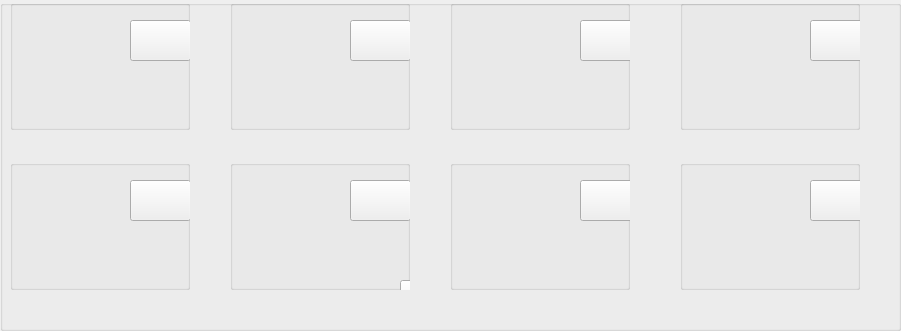
      <widget class="QGroupBox" name="groupBox_11">
       <property name="geometry">
        <rect>
         <x>130</x>
         <y>20</y>
         <width>901</width>
         <height>331</height>
        </rect>
       </property>
       <property name="title">
        <string/>
       </property>
       <widget class="QGroupBox" name="groupBox_3">
        <property name="geometry">
         <rect>
          <x>10</x>
          <y>0</y>
          <width>180</width>
          <height>130</height>
         </rect>
        </property>
        <property name="title">
         <string/>
        </property>
        <widget class="QLabel" name="label_food1">
         <property name="geometry">
          <rect>
           <x>0</x>
           <y>0</y>
           <width>120</width>
           <height>80</height>
          </rect>
         </property>
         <property name="styleSheet">
          <string notr="true">image: url(:/pic_tabBox/11S204/xiangtianwang.jpg);</string>
         </property>
         <property name="text">
          <string/>
         </property>
        </widget>
        <widget class="QLabel" name="label_desc">
         <property name="geometry">
          <rect>
           <x>10</x>
           <y>90</y>
           <width>161</width>
           <height>16</height>
          </rect>
         </property>
         <property name="font">
          <font>
           <family>微软雅黑</family>
           <weight>75</weight>
           <bold>true</bold>
          </font>
         </property>
         <property name="text">
          <string/>
         </property>
        </widget>
        <widget class="QLabel" name="label_value">
         <property name="geometry">
          <rect>
           <x>10</x>
           <y>110</y>
           <width>41</width>
           <height>16</height>
          </rect>
         </property>
         <property name="font">
          <font>
           <family>等线</family>
           <pointsize>12</pointsize>
           <weight>75</weight>
           <bold>true</bold>
          </font>
         </property>
         <property name="text">
          <string/>
         </property>
        </widget>
        <widget class="QPushButton" name="pushButton_get">
         <property name="geometry">
          <rect>
           <x>120</x>
           <y>20</y>
           <width>61</width>
           <height>41</height>
          </rect>
         </property>
         <property name="cursor">
          <cursorShape>OpenHandCursor</cursorShape>
         </property>
         <property name="styleSheet">
          <string notr="true">image: url(:/pic_tabBox/11S204/basket-filled-50.png);</string>
         </property>
         <property name="text">
          <string/>
         </property>
        </widget>
       </widget>
       <widget class="QGroupBox" name="groupBox_4">
        <property name="geometry">
         <rect>
          <x>230</x>
          <y>0</y>
          <width>180</width>
          <height>130</height>
         </rect>
        </property>
        <property name="title">
         <string/>
        </property>
        <widget class="QLabel" name="label_food1_2">
         <property name="geometry">
          <rect>
           <x>0</x>
           <y>0</y>
           <width>120</width>
           <height>80</height>
          </rect>
         </property>
         <property name="styleSheet">
          <string notr="true">image: url(:/pic_tabBox/11S204/jirouchang.jpg);</string>
         </property>
         <property name="text">
          <string/>
         </property>
        </widget>
        <widget class="QLabel" name="label_desc_2">
         <property name="geometry">
          <rect>
           <x>10</x>
           <y>90</y>
           <width>161</width>
           <height>16</height>
          </rect>
         </property>
         <property name="font">
          <font>
           <family>微软雅黑</family>
           <weight>75</weight>
           <bold>true</bold>
          </font>
         </property>
         <property name="text">
          <string/>
         </property>
        </widget>
        <widget class="QLabel" name="label_value_2">
         <property name="geometry">
          <rect>
           <x>10</x>
           <y>110</y>
           <width>41</width>
           <height>16</height>
          </rect>
         </property>
         <property name="font">
          <font>
           <family>等线</family>
           <pointsize>12</pointsize>
           <weight>75</weight>
           <bold>true</bold>
          </font>
         </property>
         <property name="text">
          <string/>
         </property>
        </widget>
        <widget class="QPushButton" name="pushButton_get_2">
         <property name="geometry">
          <rect>
           <x>120</x>
           <y>20</y>
           <width>61</width>
           <height>41</height>
          </rect>
         </property>
         <property name="cursor">
          <cursorShape>OpenHandCursor</cursorShape>
         </property>
         <property name="styleSheet">
          <string notr="true">image: url(:/pic_tabBox/11S204/basket-filled-50.png);</string>
         </property>
         <property name="text">
          <string/>
         </property>
        </widget>
       </widget>
       <widget class="QGroupBox" name="groupBox_7">
        <property name="geometry">
         <rect>
          <x>10</x>
          <y>160</y>
          <width>180</width>
          <height>130</height>
         </rect>
        </property>
        <property name="title">
         <string/>
        </property>
        <widget class="QLabel" name="label_food1_5">
         <property name="geometry">
          <rect>
           <x>0</x>
           <y>0</y>
           <width>120</width>
           <height>80</height>
          </rect>
         </property>
         <property name="styleSheet">
          <string notr="true">image: url(:/pic_tabBox/11S204/moxigelaweidianxinmian.jpg);</string>
         </property>
         <property name="text">
          <string/>
         </property>
        </widget>
        <widget class="QLabel" name="label_desc_5">
         <property name="geometry">
          <rect>
           <x>10</x>
           <y>90</y>
           <width>161</width>
           <height>16</height>
          </rect>
         </property>
         <property name="font">
          <font>
           <family>微软雅黑</family>
           <weight>75</weight>
           <bold>true</bold>
          </font>
         </property>
         <property name="text">
          <string/>
         </property>
        </widget>
        <widget class="QLabel" name="label_value_5">
         <property name="geometry">
          <rect>
           <x>10</x>
           <y>110</y>
           <width>41</width>
           <height>16</height>
          </rect>
         </property>
         <property name="font">
          <font>
           <family>等线</family>
           <pointsize>12</pointsize>
           <weight>75</weight>
           <bold>true</bold>
          </font>
         </property>
         <property name="text">
          <string/>
         </property>
        </widget>
        <widget class="QPushButton" name="pushButton_get_5">
         <property name="geometry">
          <rect>
           <x>120</x>
           <y>20</y>
           <width>61</width>
           <height>41</height>
          </rect>
         </property>
         <property name="cursor">
          <cursorShape>OpenHandCursor</cursorShape>
         </property>
         <property name="styleSheet">
          <string notr="true">image: url(:/pic_tabBox/11S204/basket-filled-50.png);</string>
         </property>
         <property name="text">
          <string/>
         </property>
        </widget>
       </widget>
       <widget class="QGroupBox" name="groupBox_8">
        <property name="geometry">
         <rect>
          <x>230</x>
          <y>160</y>
          <width>180</width>
          <height>130</height>
         </rect>
        </property>
        <property name="title">
         <string/>
        </property>
        <widget class="QLabel" name="label_food1_6">
         <property name="geometry">
          <rect>
           <x>0</x>
           <y>0</y>
           <width>120</width>
           <height>80</height>
          </rect>
         </property>
         <property name="styleSheet">
          <string notr="true">image: url(:/pic_tabBox/11S204/daliyuanheimi.JPEG);
</string>
         </property>
         <property name="text">
          <string/>
         </property>
        </widget>
        <widget class="QLabel" name="label_desc_6">
         <property name="geometry">
          <rect>
           <x>10</x>
           <y>90</y>
           <width>161</width>
           <height>16</height>
          </rect>
         </property>
         <property name="font">
          <font>
           <family>微软雅黑</family>
           <weight>75</weight>
           <bold>true</bold>
          </font>
         </property>
         <property name="text">
          <string/>
         </property>
        </widget>
        <widget class="QLabel" name="label_value_6">
         <property name="geometry">
          <rect>
           <x>10</x>
           <y>110</y>
           <width>41</width>
           <height>16</height>
          </rect>
         </property>
         <property name="font">
          <font>
           <family>等线</family>
           <pointsize>12</pointsize>
           <weight>75</weight>
           <bold>true</bold>
          </font>
         </property>
         <property name="text">
          <string/>
         </property>
        </widget>
        <widget class="QPushButton" name="pushButton_get_6">
         <property name="geometry">
          <rect>
           <x>170</x>
           <y>120</y>
           <width>61</width>
           <height>41</height>
          </rect>
         </property>
         <property name="styleSheet">
          <string notr="true">image: url(:/pic_tabBox/11S204/basket-filled-50.png);</string>
         </property>
         <property name="text">
          <string/>
         </property>
        </widget>
        <widget class="QPushButton" name="pushButton_get_7">
         <property name="geometry">
          <rect>
           <x>120</x>
           <y>20</y>
           <width>61</width>
           <height>41</height>
          </rect>
         </property>
         <property name="styleSheet">
          <string notr="true">image: url(:/pic_tabBox/11S204/basket-filled-50.png);</string>
         </property>
         <property name="text">
          <string/>
         </property>
        </widget>
       </widget>
       <widget class="QGroupBox" name="groupBox_9">
        <property name="geometry">
         <rect>
          <x>450</x>
          <y>160</y>
          <width>180</width>
          <height>130</height>
         </rect>
        </property>
        <property name="title">
         <string/>
        </property>
        <widget class="QLabel" name="label_food1_7">
         <property name="geometry">
          <rect>
           <x>0</x>
           <y>0</y>
           <width>120</width>
           <height>80</height>
          </rect>
         </property>
         <property name="styleSheet">
          <string notr="true">image: url(:/pic_tabBox/11S204/daliyuanyouyican.jpg);</string>
         </property>
         <property name="text">
          <string/>
         </property>
        </widget>
        <widget class="QLabel" name="label_desc_7">
         <property name="geometry">
          <rect>
           <x>10</x>
           <y>90</y>
           <width>161</width>
           <height>16</height>
          </rect>
         </property>
         <property name="font">
          <font>
           <family>微软雅黑</family>
           <weight>75</weight>
           <bold>true</bold>
          </font>
         </property>
         <property name="text">
          <string/>
         </property>
        </widget>
        <widget class="QLabel" name="label_value_7">
         <property name="geometry">
          <rect>
           <x>10</x>
           <y>110</y>
           <width>41</width>
           <height>16</height>
          </rect>
         </property>
         <property name="font">
          <font>
           <family>等线</family>
           <pointsize>12</pointsize>
           <weight>75</weight>
           <bold>true</bold>
          </font>
         </property>
         <property name="text">
          <string/>
         </property>
        </widget>
        <widget class="QPushButton" name="pushButton_get_8">
         <property name="geometry">
          <rect>
           <x>130</x>
           <y>20</y>
           <width>61</width>
           <height>41</height>
          </rect>
         </property>
         <property name="cursor">
          <cursorShape>OpenHandCursor</cursorShape>
         </property>
         <property name="styleSheet">
          <string notr="true">image: url(:/pic_tabBox/11S204/basket-filled-50.png);</string>
         </property>
         <property name="text">
          <string/>
         </property>
        </widget>
       </widget>
       <widget class="QGroupBox" name="groupBox_10">
        <property name="geometry">
         <rect>
          <x>680</x>
          <y>160</y>
          <width>180</width>
          <height>130</height>
         </rect>
        </property>
        <property name="title">
         <string/>
        </property>
        <widget class="QLabel" name="label_food1_8">
         <property name="geometry">
          <rect>
           <x>0</x>
           <y>0</y>
           <width>120</width>
           <height>80</height>
          </rect>
         </property>
         <property name="styleSheet">
          <string notr="true">image: url(:/pic_tabBox/11S204/xizhilangyoulemeixaingyu.jpg);</string>
         </property>
         <property name="text">
          <string/>
         </property>
        </widget>
        <widget class="QLabel" name="label_desc_8">
         <property name="geometry">
          <rect>
           <x>10</x>
           <y>90</y>
           <width>161</width>
           <height>16</height>
          </rect>
         </property>
         <property name="font">
          <font>
           <family>微软雅黑</family>
           <weight>75</weight>
           <bold>true</bold>
          </font>
         </property>
         <property name="text">
          <string/>
         </property>
        </widget>
        <widget class="QLabel" name="label_value_8">
         <property name="geometry">
          <rect>
           <x>10</x>
           <y>110</y>
           <width>41</width>
           <height>16</height>
          </rect>
         </property>
         <property name="font">
          <font>
           <family>等线</family>
           <pointsize>12</pointsize>
           <weight>75</weight>
           <bold>true</bold>
          </font>
         </property>
         <property name="text">
          <string/>
         </property>
        </widget>
        <widget class="QPushButton" name="pushButton_get_9">
         <property name="geometry">
          <rect>
           <x>130</x>
           <y>20</y>
           <width>61</width>
           <height>41</height>
          </rect>
         </property>
         <property name="cursor">
          <cursorShape>PointingHandCursor</cursorShape>
         </property>
         <property name="styleSheet">
          <string notr="true">image: url(:/pic_tabBox/11S204/basket-filled-50.png);</string>
         </property>
         <property name="text">
          <string/>
         </property>
        </widget>
       </widget>
       <widget class="QGroupBox" name="groupBox_5">
        <property name="geometry">
         <rect>
          <x>450</x>
          <y>0</y>
          <width>180</width>
          <height>130</height>
         </rect>
        </property>
        <property name="title">
         <string/>
        </property>
        <widget class="QLabel" name="label_food1_3">
         <property name="geometry">
          <rect>
           <x>0</x>
           <y>0</y>
           <width>120</width>
           <height>80</height>
          </rect>
         </property>
         <property name="styleSheet">
          <string notr="true">image: url(:/pic_tabBox/11S204/kangshifulaotan.jpg);</string>
         </property>
         <property name="text">
          <string/>
         </property>
        </widget>
        <widget class="QLabel" name="label_desc_3">
         <property name="geometry">
          <rect>
           <x>10</x>
           <y>90</y>
           <width>161</width>
           <height>16</height>
          </rect>
         </property>
         <property name="font">
          <font>
           <family>微软雅黑</family>
           <weight>75</weight>
           <bold>true</bold>
          </font>
         </property>
         <property name="text">
          <string/>
         </property>
        </widget>
        <widget class="QLabel" name="label_value_3">
         <property name="geometry">
          <rect>
           <x>10</x>
           <y>110</y>
           <width>41</width>
           <height>16</height>
          </rect>
         </property>
         <property name="font">
          <font>
           <family>等线</family>
           <pointsize>12</pointsize>
           <weight>75</weight>
           <bold>true</bold>
          </font>
         </property>
         <property name="text">
          <string/>
         </property>
        </widget>
        <widget class="QPushButton" name="pushButton_get_3">
         <property name="geometry">
          <rect>
           <x>130</x>
           <y>20</y>
           <width>61</width>
           <height>41</height>
          </rect>
         </property>
         <property name="cursor">
          <cursorShape>OpenHandCursor</cursorShape>
         </property>
         <property name="styleSheet">
          <string notr="true">image: url(:/pic_tabBox/11S204/basket-filled-50.png);</string>
         </property>
         <property name="text">
          <string/>
         </property>
        </widget>
       </widget>
       <widget class="QGroupBox" name="groupBox_6">
        <property name="geometry">
         <rect>
          <x>680</x>
          <y>0</y>
          <width>180</width>
          <height>130</height>
         </rect>
        </property>
        <property name="title">
         <string/>
        </property>
        <widget class="QLabel" name="label_food1_4">
         <property name="geometry">
          <rect>
           <x>0</x>
           <y>0</y>
           <width>120</width>
           <height>80</height>
          </rect>
         </property>
         <property name="styleSheet">
          <string notr="true">image: url(:/pic_tabBox/11S204/xianglaniuroumian.jpg);</string>
         </property>
         <property name="text">
          <string/>
         </property>
        </widget>
        <widget class="QLabel" name="label_desc_4">
         <property name="geometry">
          <rect>
           <x>10</x>
           <y>90</y>
           <width>161</width>
           <height>16</height>
          </rect>
         </property>
         <property name="font">
          <font>
           <family>微软雅黑</family>
           <weight>75</weight>
           <bold>true</bold>
          </font>
         </property>
         <property name="text">
          <string/>
         </property>
        </widget>
        <widget class="QLabel" name="label_value_4">
         <property name="geometry">
          <rect>
           <x>10</x>
           <y>110</y>
           <width>41</width>
           <height>16</height>
          </rect>
         </property>
         <property name="font">
          <font>
           <family>等线</family>
           <pointsize>12</pointsize>
           <weight>75</weight>
           <bold>true</bold>
          </font>
         </property>
         <property name="text">
          <string/>
         </property>
        </widget>
        <widget class="QPushButton" name="pushButton_get_4">
         <property name="geometry">
          <rect>
           <x>130</x>
           <y>20</y>
           <width>61</width>
           <height>41</height>
          </rect>
         </property>
         <property name="cursor">
          <cursorShape>OpenHandCursor</cursorShape>
         </property>
         <property name="styleSheet">
          <string notr="true">image: url(:/pic_tabBox/11S204/basket-filled-50.png);</string>
         </property>
         <property name="text">
          <string/>
         </property>
        </widget>
       </widget>
       <zorder>groupBox_10</zorder>
       <zorder>groupBox_3</zorder>
       <zorder>groupBox_4</zorder>
       <zorder>groupBox_7</zorder>
       <zorder>groupBox_8</zorder>
       <zorder>groupBox_9</zorder>
       <zorder>groupBox_5</zorder>
       <zorder>groupBox_6</zorder>
      </widget>
